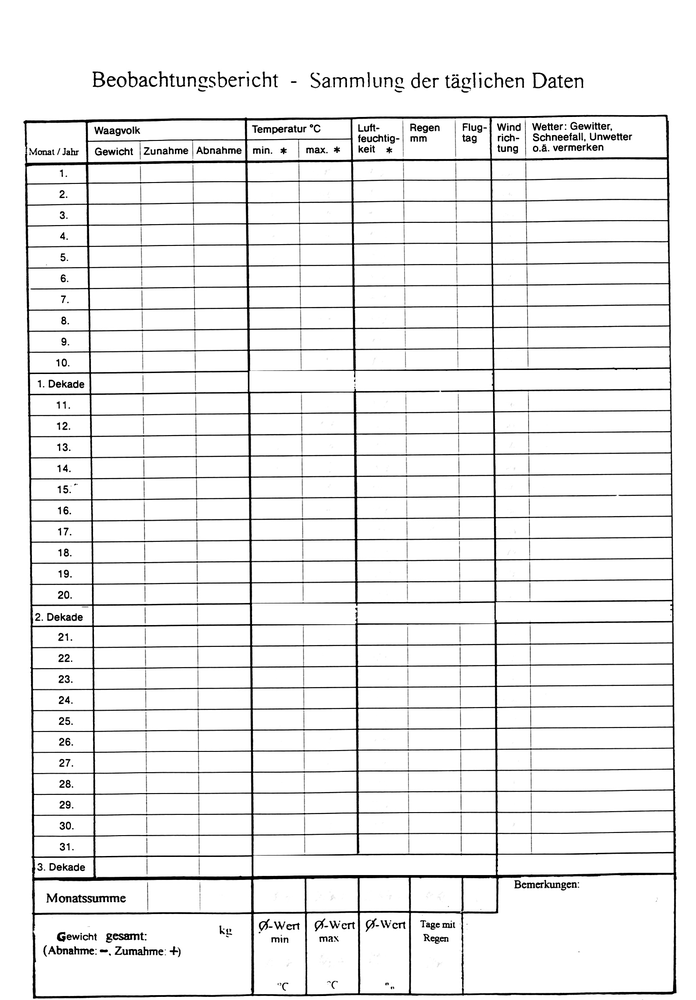
#> input picture data/templates/template.png, 696 x 1000 px, shrunk from 1571 x 2257 before the run
$ python grid_recognition.py
#> lines starting #> are read from the running program, lines starting #| are printed output that depends on the picture; after the words box and inside, x2 and y2 are one past the last pixel; in counts of white or black regions, pixels touching at a corner belong together
### src/lineUtils.py
import cv2
import numpy as np
from shapely.geometry import LineString, Point


# x,y coordinates of the intersection of two input lines
# false if no intersection (determinant == 0)
def calculate_intersections(horizontal: list[LineString], vertical: list[LineString])-> list[list[(int, int)]]:
    if vertical is None or horizontal is None:
        return []
    result_points = []
    horizontal_points = []
    for h in horizontal:
        for v in vertical:
            int_pt = h.intersection(v)
            if type(int_pt) is Point:
                horizontal_points.append((int(int_pt.x), int(int_pt.y)))
        result_points.append(horizontal_points)
        horizontal_points = []
    return result_points


# [10 lines left out: function create_cut, not called in this run]


# write lines to the image
def write_lines(image, lines: list, color):
    if lines is None:
        return image
    for line in lines:
        if type(line) is tuple:
            pt1, pt2 = line
            cv2.line(image, pt1, pt2, color, 4)
        elif type(line) is LineString:
            # pt1 = tuple(map(int, line.xy[0]))
            # pt2 = tuple(map(int, line.xy[1]))
            pt1 = (int(line.xy[0][0]), int(line.xy[1][0]))
            pt2 = (int(line.xy[0][1]), int(line.xy[1][1]))
            cv2.line(image, pt1, pt2, color, 4)
    return image


def two_infinite_lines_intersection(line1, line2, width, height):
    p1_start = np.asarray(line1[0])
    p1_end = np.asarray(line1[1])
    p2_start = np.asarray(line2[0])
    p2_end = np.asarray(line2[1])

    r = (p1_end - p1_start)
    s = (p2_end - p2_start)
    c1 = np.cross(r, s)
    c2 = np.cross(p2_start - p1_start, s)
    if c1 == 0:
        return None
    t = c2 / c1
    x = p1_start[0] + r[0] * t
    y = p1_start[1] + r[1] * t
    i = (int(x), int(y))
    if i is not None and 0 <= i[0] <= width and 0 <= i[1] <= height:
        return i[0], i[1]
    return None


def create_lines_from_points(points1: list[int], points2: list[int], horizontal, max_val) -> list[LineString]:
    if len(points1) != len(points2):
        raise ValueError('points are not matching')
    optimal_lines = []
    for i in range(len(points1)):
        if horizontal:
            optimal_lines.append(LineString([[0, int(points1[i])], [max_val, int(points2[i])]]))
        else:
            optimal_lines.append(LineString([[int(points1[i]), 0], [int(points2[i]), max_val]]))
    return optimal_lines

### src/pointUtils.py
import cv2
import numpy as np


# Cluster a set of numbers based on the distance from each other
# [20 lines left out: function cluster_numbers, not called in this run]


def clustering_eps(points, eps):
    clusters = []
    points_sorted = sorted(points)

    curr_point = points_sorted[0]
    curr_cluster = [curr_point]
    for point in points_sorted[1:]:
        if curr_point - eps <= point <= curr_point + eps:
            curr_cluster.append(point)
        else:
            clusters.append(np.median(curr_cluster))
            curr_cluster = [point]
        curr_point = point
    clusters.append(np.median(curr_cluster))
    print(clusters)
    return clusters


def write_points(image, points: list[tuple], color: tuple):
    for point in points:
        if point is not None:
            cv2.circle(image, (point[0], point[1]), radius=5, color=color, thickness=-1)
    return image

### src/grid_recognition.py

import numpy as np
import cv2
import lineUtils
import pointUtils
from shapely.geometry import LineString, Polygon
import random


template = cv2.imread('../data/templates/template.png')
#> template is the input picture: shape (1000, 696, 3); min 0, max 255, mean 236.4
results_path = '../data/results/line_recognition/results/'


def find_border_points(lines, eps_h, eps_v):
    if lines is None or len(lines) == 0:
        return
    template_copy = template.copy()

    # up, down, left, right
    intersections_borders = [[], [], [], []]
    for line in lines:
        if line is not None:
            for i in range(4):
                intersect = lineUtils.two_infinite_lines_intersection(line, borders[i], width, height)
                if intersect is not None:
                    template_copy = cv2.circle(template_copy, intersect, radius=5, color=(255, 128, 0), thickness=-1)
                    if i < 2:
                        intersections_borders[i].append(intersect[0])
                    else:
                        intersections_borders[i].append(intersect[1])
    clustered_points = []
    template_copy = lineUtils.write_lines(template_copy, borders, (0, 153, 0))
    for i in range(len(intersections_borders)):
        if i < 2:
            optimal_points = pointUtils.clustering_eps(intersections_borders[i], 12)
            optimal_points.append(width)
            optimal_points.append(0)
        else:
            optimal_points = pointUtils.clustering_eps(intersections_borders[i], 7)
            optimal_points.append(height)
            optimal_points.append(0)
        clustered_points.append(sorted(optimal_points))
        print("optimal points: ")
        print(optimal_points)
    cv2.imwrite(results_path + 'optimal_border_intersections_template.png', template_copy)
    return clustered_points


def draw_lines(points1, points2, horizontal):
    if points1 is None or points2 is None or len(points1) != len(points2):
        return []
    if horizontal:
        sorted_lines = lineUtils.create_lines_from_points(points1, points2, horizontal, width)
    else:
        sorted_lines = lineUtils.create_lines_from_points(points1, points2, horizontal, height)
    return sorted_lines


def bounding_boxes_form_points(p: [[(int, int)]]):
    if p is None or len(p) == 0:
        return None
    template_copy = template.copy()
    boxes = []
    for i in range(len(p) - 1):
        sorted_points1 = sorted(p[i], key=lambda x: (x[0], x[1]))
        sorted_points2 = sorted(p[i+1], key=lambda x: (x[0], x[1]))
        print(sorted_points1)
        print(sorted_points2)
        if len(sorted_points1) != len(sorted_points2):
            raise ValueError('Bounding boxes must have the same number of points')
        for j in range(len(sorted_points1) - 1):
            boxes.append(Polygon((sorted_points1[j],
                                  sorted_points1[j+1],
                                  sorted_points2[j],
                                  sorted_points2[j+1])
                                 ))
            cv2.rectangle(template_copy, sorted_points1[j], sorted_points2[j + 1], (random.randint(0, 255),
                                                                                    random.randint(0, 255),
                                                                                    random.randint(0, 255)), -1)
    cv2.imwrite(results_path + "boxes.png", template_copy)
    return boxes


def line_scanner_hough():
    template_grey = cv2.cvtColor(template, cv2.COLOR_BGR2GRAY)
    img_grey = cv2.bitwise_not(template_grey)
    cv2.imwrite(results_path + "preprocessing_template.png", img_grey)

    lines = cv2.HoughLinesP(
        img_grey,  # Input edge image
        cv2.HOUGH_PROBABILISTIC,
        np.pi / 180,  # Angle resolution in radians
        threshold=100,  # Min number of votes for valid line
        minLineLength=250,  # Min allowed length of line
        maxLineGap=3  # Max allowed gap between line for joining them
    )

    # Iterate over points
    lines_list = []
    template_copy = template.copy()
    for edges in lines:
        # Extracted points nested in the list
        x1, y1, x2, y2 = edges[0]
        pt1 = (x1, y1)
        pt2 = (x2, y2)
        cv2.circle(template_copy, pt1, 3, (15, 49, 100), 3)
        cv2.circle(template_copy, pt1, 3, (15, 49, 100), 3)
        cv2.line(template_copy, pt1, pt2, (0, 255, 0), 2)
        lines_list.append((pt1, pt2))
    cv2.imwrite(results_path + "hough_lines.png", template_copy)
    return lines_list


if __name__ == '__main__':
    # definition of the template shape
    height, width = template.shape[:2]
    up_left = (0, 0)
    up_right = (width, 0)
    down_left = (0, height)
    down_right = (width, height)
    borders = [(up_left, up_right), (down_left, down_right), (up_left, down_left), (up_right, down_right)]

    # line recognition with hough algorithm
    h_lines = line_scanner_hough()
#> in line_scanner_hough, `img_grey = cv2.bitwise_not(template_grey)`:
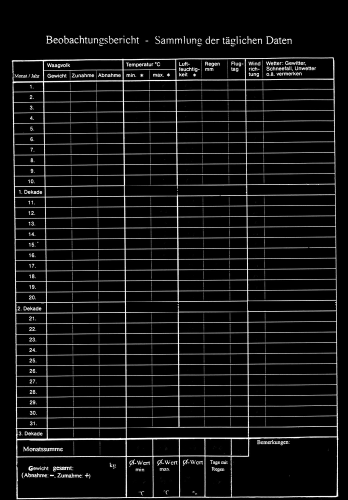
#> img_grey: shape (1000, 696) (shown at 1/2 size); min 0, max 255, mean 18.6
#> in line_scanner_hough, `lines = cv2.HoughLinesP( img_grey,`: lines = 95 rows, first 6: [355, 738, 355, 299], [495, 880, 495, 409], [671, 552, 676, 848], [356, 857, 356, 388], [251, 998, 251, 432], [26, 269, 34, 734]
#> the loop in line_scanner_hough, `for edges in lines:` made 95 passes
#> after the loop in line_scanner_hough, `for edges in lines:`:
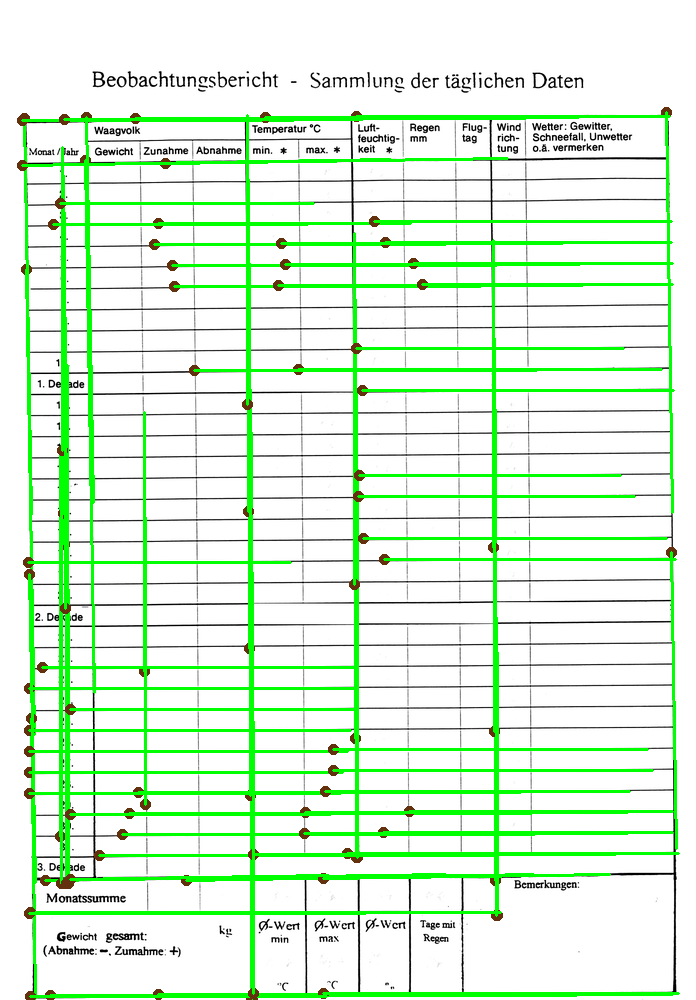
#> template_copy: shape (1000, 696, 3); 10.48% of pixels changed, all inside (x1, y1, x2, y2) = (17, 107, 680, 1000)
#> after the loop in line_scanner_hough, `for edges in lines:`: lines_list = 95 items
#> h_lines = 95 items

    # todo filter all not vertical or horizontal lines

    # get ordered positions with all borderlines - clustered
    points = find_border_points(h_lines, 15, 20)
#> the loop in find_border_points, `for line in lines:` made 95 passes
#> line on passes 9 to 16: ((85, 160), (94, 692)), ((357, 857), (357, 469)), ((493, 547), (493, 240)), ((24, 118), (31, 514)), ((64, 544), (64, 212)), ((45, 880), (445, 874)), ((354, 584), (354, 233)), ((666, 112), (672, 512))
#> the loop in find_border_points, `for i in range(len(intersections_borders)):` made 4 passes
#| [20.5, 64.0, 82.5, 144.5, 250.0, 355.5, 495.0, 662.5, 696, 0]
#| [37.5, 64.0, 100.5, 144.5, 250.0, 355.5, 495.0, 678.5, 696, 0]
#| [118.0, 165.0, 203.0, 223.0, 243.0, 264.0, 285.0, 348.0, 369.5, 390.0, 475.0, 496.0, 538.0, 560.5, 667.0, 688.0, 709.0, 730.0, 750.0, 771.0, 792.0, 812.5, 833.0, 854.0, 881.0, 912.5, 994.5, 1000, 0]
#| [118.0, 154.5, 203.0, 223.0, 243.0, 264.0, 285.0, 348.0, 369.5, 390.0, 475.0, 496.0, 538.0, 560.5, 667.0, 688.0, 709.0, 730.0, 750.0, 771.0, 792.0, 812.5, 833.0, 854.0, 870.5, 912.5, 994.5, 1000, 0]

    # write lines
    template1 = template.copy()
    grid_lines_vertical = draw_lines(points[0], points[1], False)
#> the loop in create_lines_from_points, `for i in range(len(points1)):` made 10 passes
    template1 = lineUtils.write_lines(template1, grid_lines_vertical, (0, 255, 60))
#> the loop in write_lines (call 2), `for line in lines:` made 10 passes

    grid_lines_horizontal = draw_lines(points[2], points[3], True)
#> the loop in create_lines_from_points (call 2), `for i in range(len(points1)):` made 29 passes
    template1 = lineUtils.write_lines(template1, grid_lines_horizontal, (200, 0, 60))
#> call 3 of write_lines, with color = (200, 0, 60)
#> the loop in write_lines (call 3), `for line in lines:` made 29 passes
#> after the loop in write_lines (call 3), `for line in lines:`:
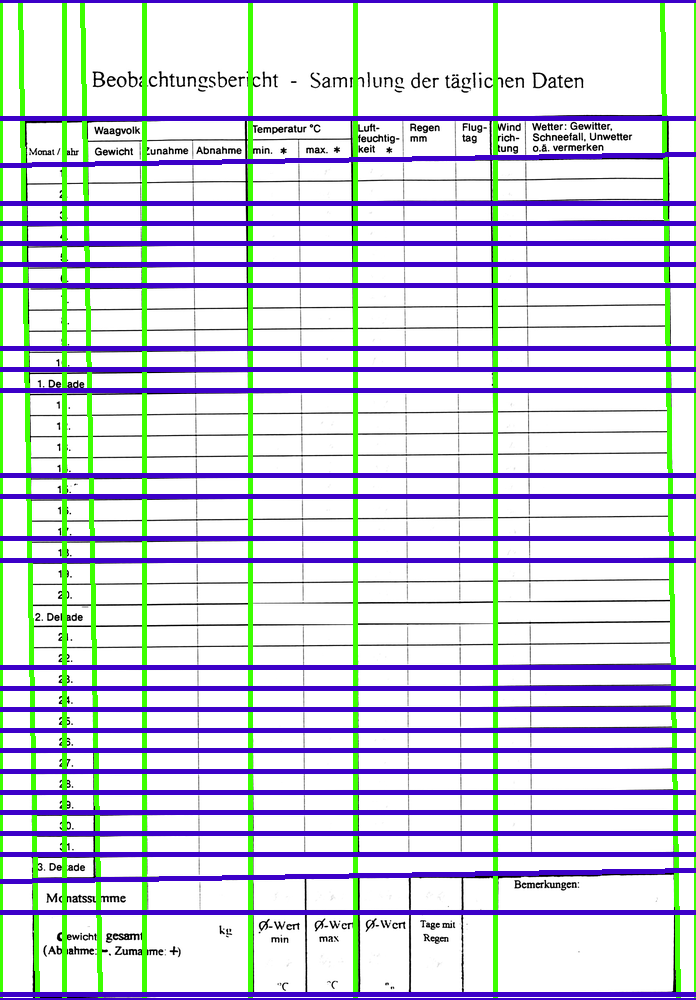
#> image: shape (1000, 696, 3); mean B, G, R 224.7, 210.9, 208.4
    cv2.imwrite(results_path + 'lines.png', template1)

    # intersections of all lines
    intersections = lineUtils.calculate_intersections(grid_lines_horizontal, grid_lines_vertical)
#> the loop in calculate_intersections, `for h in horizontal:` made 29 passes
    for intersection in intersections:
        template1 = pointUtils.write_points(template1, intersection, (0, 0, 180))
#> this loop made 29 passes
#> pass 1, `template1 = pointUtils.write_points(template1, intersection, (0, 0, 18..`:
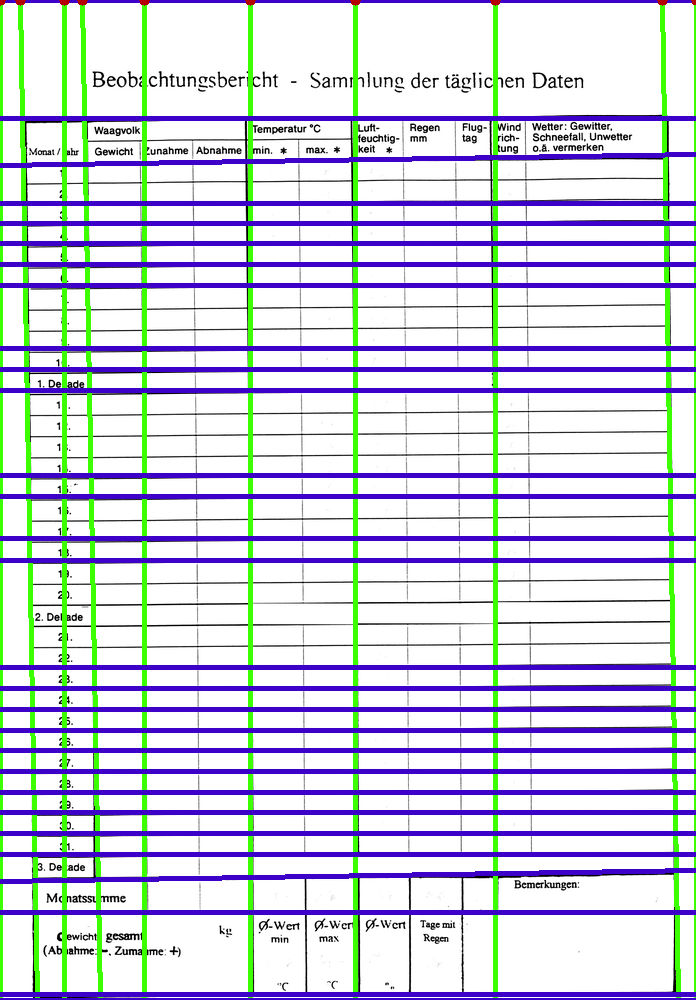
#> template1: shape (1000, 696, 3); 0.06% of pixels changed, all inside (x1, y1, x2, y2) = (0, 0, 696, 6)
#> after the loop:
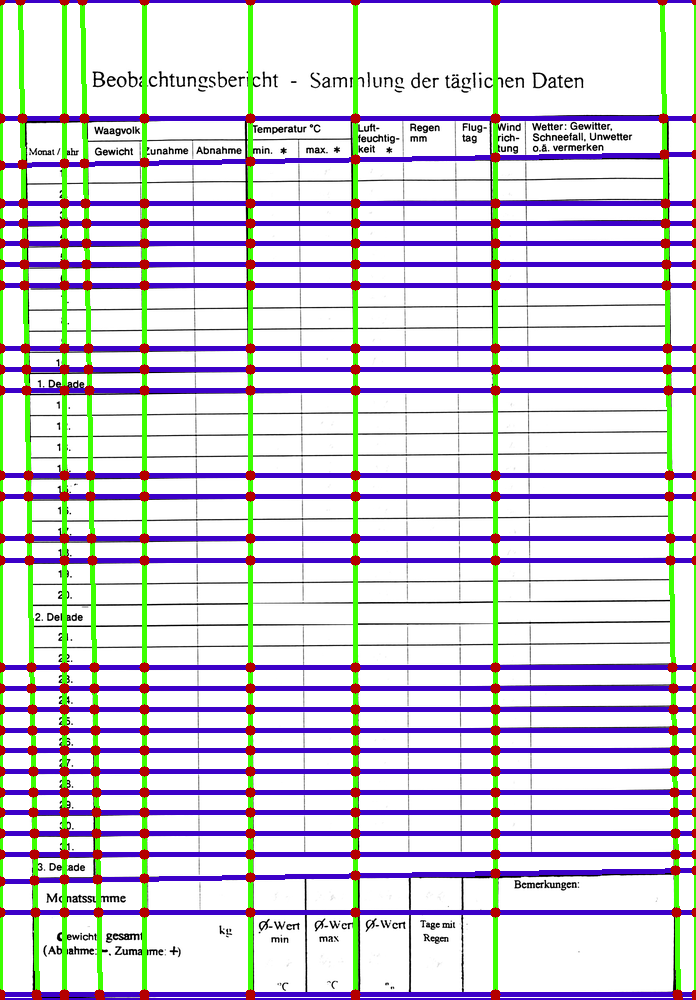
#> template1: shape (1000, 696, 3); mean B, G, R 220.4, 208, 211.3

    # Save the result image - detected lines and intersections
    cv2.imwrite(results_path + 'lines_template.png', template1)

    # create bounding boxes of all cells
    boxes = bounding_boxes_form_points(intersections)
#> the loop in bounding_boxes_form_points, `for i in range(len(p) - 1):` made 28 passes
#| [(0, 0), (20, 0), (64, 0), (82, 0), (144, 0), (250, 0), (355, 0), (495, 0), (662, 0), (696, 0)]
#| [(0, 118), (22, 118), (64, 118), (84, 118), (144, 118), (250, 118), (355, 118), (495, 118), (663, 118), (696, 118)]
#| [(0, 118), (22, 118), (64, 118), (84, 118), (144, 118), (250, 118), (355, 118), (495, 118), (663, 118), (696, 118)]
#| [(0, 165), (22, 164), (64, 163), (84, 163), (144, 162), (250, 161), (355, 159), (495, 157), (664, 154), (696, 154)]
#| [(0, 165), (22, 164), (64, 163), (84, 163), (144, 162), (250, 161), (355, 159), (495, 157), (664, 154), (696, 154)]
#| [(0, 203), (23, 203), (64, 203), (85, 203), (144, 203), (250, 203), (355, 203), (495, 203), (665, 203), (696, 203)]
#> (further printed lines are left out)
#> after the loop in bounding_boxes_form_points, `for i in range(len(p) - 1):`:
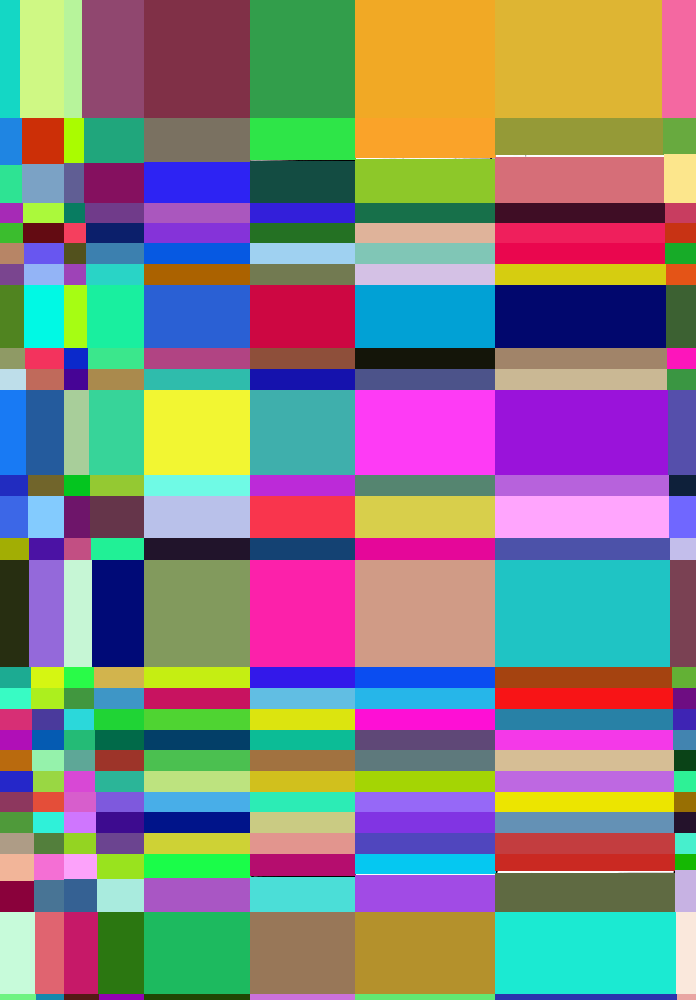
#> template_copy: shape (1000, 696, 3); mean B, G, R 129, 129.1, 132.5
    print(boxes)
